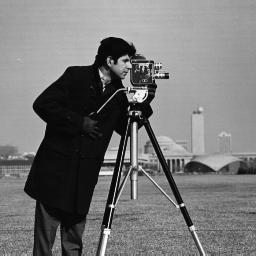
#> input picture Assignment2/image.jpg, 256 x 256 px
$ python 3.py
#> lines starting #> are read from the running program, lines starting #| are printed output that depends on the picture
"""
Name: Kesar Shrivastava
Roll number: 2019051
"""

# Import the necessary libraries
from math import *
from PIL import Image
import numpy as np
from matplotlib import pyplot as plt

# input the path of the image
path = input("Enter the path of the image: ")
#> the answer given: image.jpg

# load the image and convert into
# numpy array
img = Image.open(path)
#> img is the input picture: PIL image 256x256 L; min 0, max 255, mean 118.7
img.show(title = "Input Image")
matrix = np.asarray(img)

# Plotting normalised histogram of the input image
gg = np.ndarray.flatten(np.array(matrix))
plt.hist(gg, bins = 256, density = True, label = "Normalised Histogram")
plt.legend()
plt.xlabel("Input Intensity Level")
plt.ylabel("Normalised Value of Occurence")
plt.title("Histogram of Input Image")
plt.show()
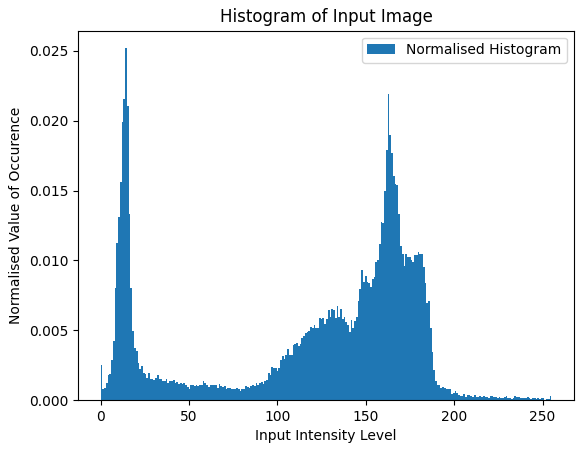
#> figure drawn by matplotlib, 1 panel; tallest bar 0.0252 high, from x = 13.95 to 14.94

# Plotting cdf for input image
count, bins_count = np.histogram(gg, bins=256)
#> count = 256 values, max 1644 at index 14, min 2 at index 252, mean 256; bins_count = 257 values from 0 to 255
pdf = count / sum(count)
#> pdf = 256 values, max 0.0251 at index 14, min 3.05e-05 at index 252, mean 0.00391
cdf = np.cumsum(pdf)
#> cdf = 256 values from 0.00253 to 1
plt.plot(bins_count[1:], cdf,".g", label="CDF (input)")
plt.xlabel("Input Intensity Level")
plt.ylabel("H(r)")
plt.title("CDF of Input Image")
plt.legend()
plt.show()
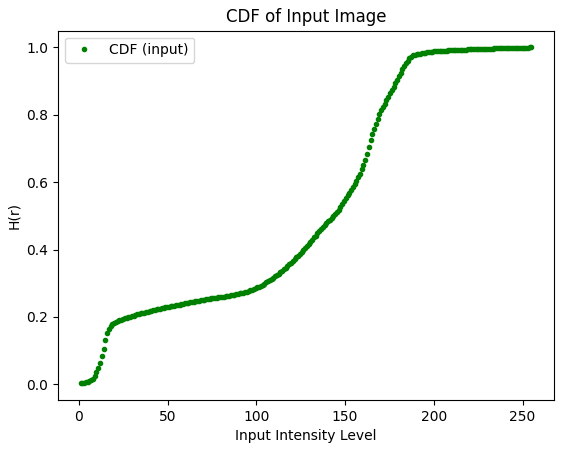
#> figure drawn by matplotlib, 1 panel; curve peaks at x = 255, y = 1

nk = []
pk = {}
total = 65536
# Iterate for each pixel value
for px_val in range(256):
    indices = np.where(matrix==px_val)
    numOfIndices = np.size(indices)
    numOfIndices = numOfIndices/2
    nk.append(numOfIndices)
    pk[px_val] = numOfIndices/total
#> this loop made 256 passes
#> (indices, numOfIndices) on passes 1 to 3: (166 positions, rows 39 to 226, columns 26 to 189, 166), (54 positions, rows 49 to 203, columns 28 to 166, 54), (58 positions, rows 50 to 252, columns 34 to 175, 58)
#> after the loop, nk has the same summary as count; pk = 256 items

for i in range(1,256):
    pk[i] = pk[i]+pk[i-1]

for i in range(256):
    pk[i] = 255*pk[i]

# print(pk)
for i in range(256):
    pk[i] = round(pk[i])

new_matrix = np.ones((256,256))*-1
# print(pk)

for i in range(256):
    indices = np.where(matrix==i)
    size = np.size(indices)/2
    for j in range(int(size)):
        x = indices[0][j]
        y = indices[1][j]

        new_matrix[x][y] = pk[i]
#> this loop made 256 passes
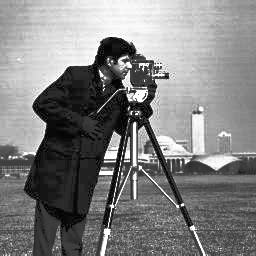
#> new_matrix: shape (256, 256) float64; min 1, max 255, mean 128.7

img_new = Image.fromarray(new_matrix)
img_new.show(title = "Equalized Image")

nk = []
# Iterate for each pixel value
for px_val in range(256):
    indices = np.where(new_matrix==px_val)
    numOfIndices = np.size(indices)
    numOfIndices = numOfIndices/2
    nk.append(numOfIndices)
#> this loop made 256 passes
#> (indices, numOfIndices) on passes 1 to 3: ((empty array, empty array), 0), (360 positions, rows 39 to 252, columns 26 to 190, 360), (242 positions, rows 40 to 250, columns 26 to 190, 242)
#> after the loop, nk = 256 values, max 1644 at index 33, min 0 at index 0, mean 256

# Plotting normalised histogram of equalised image
gg = np.ndarray.flatten(np.array(new_matrix))
plt.hist(gg, bins = 256, density = True, label="Normalised Histogram")
plt.legend()
plt.xlabel("Equalised Image Intensity Level")
plt.ylabel("Normalised Value of Occurence")
plt.title("Higtogram of Equalised Image")
plt.show()
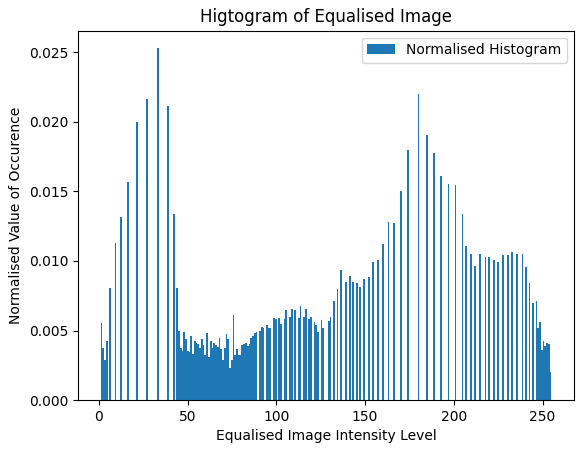
#> figure drawn by matplotlib, 1 panel; tallest bar 0.0253 high, from x = 32.75 to 33.74

# Plotting cdf for output image
count, bins_count = np.histogram(gg, bins=256)
#> count = 256 values, max 1644 at index 32, min 0 at index 4, mean 256; bins_count = 257 values from 1 to 255
pdf = count / sum(count)
#> pdf = 256 values, max 0.0251 at index 32, min 0 at index 4, mean 0.00391
cdf = np.cumsum(pdf)
#> cdf = 256 values from 0.00549 to 1
plt.plot(bins_count[1:], cdf,".g", label="CDF (output)")
plt.legend()
plt.xlabel("Output Intensity Level")
plt.ylabel("G(s)")
plt.title("CDF of Equalised Image")
plt.show()
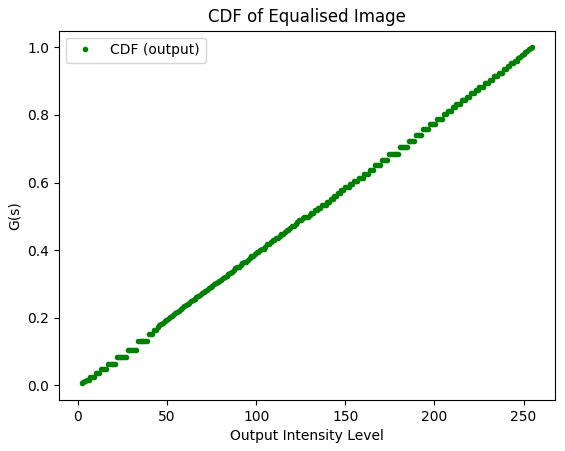
#> figure drawn by matplotlib, 1 panel; curve peaks at x = 255, y = 1
